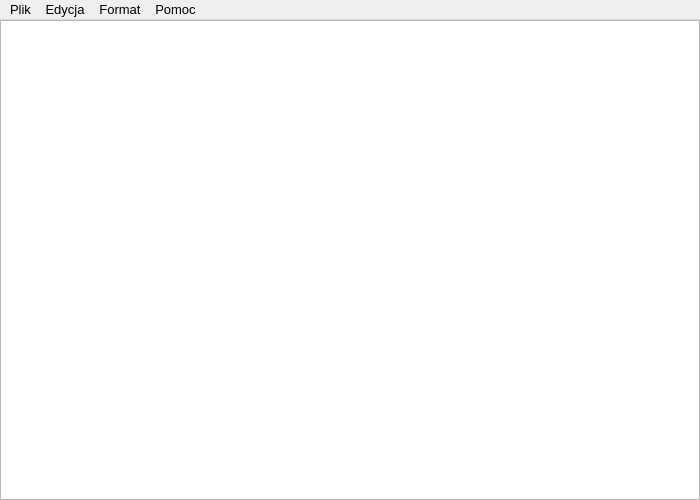
<?xml version="1.0" encoding="UTF-8"?>
<ui version="4.0">
 <class>Notepad</class>
 <widget class="QMainWindow" name="Notepad">
  <property name="geometry">
   <rect>
    <x>0</x>
    <y>0</y>
    <width>700</width>
    <height>500</height>
   </rect>
  </property>
  <property name="sizePolicy">
   <sizepolicy hsizetype="Expanding" vsizetype="Expanding">
    <horstretch>0</horstretch>
    <verstretch>0</verstretch>
   </sizepolicy>
  </property>
  <property name="font">
   <font>
    <pointsize>10</pointsize>
   </font>
  </property>
  <property name="windowTitle">
   <string>Notepad</string>
  </property>
  <property name="windowIcon">
   <iconset resource="../resources/resources.qrc">
    <normaloff>:/icons/notepad.svg</normaloff>:/icons/notepad.svg</iconset>
  </property>
  <widget class="QWidget" name="centralWidget">
   <layout class="QGridLayout" name="gridLayout">
    <property name="leftMargin">
     <number>0</number>
    </property>
    <property name="topMargin">
     <number>0</number>
    </property>
    <property name="rightMargin">
     <number>0</number>
    </property>
    <property name="bottomMargin">
     <number>0</number>
    </property>
    <item row="0" column="0">
     <widget class="QTextEdit" name="textEdit">
      <property name="enabled">
       <bool>true</bool>
      </property>
     </widget>
    </item>
   </layout>
  </widget>
  <widget class="QMenuBar" name="menuBar">
   <property name="geometry">
    <rect>
     <x>0</x>
     <y>0</y>
     <width>700</width>
     <height>29</height>
    </rect>
   </property>
   <property name="font">
    <font>
     <pointsize>10</pointsize>
    </font>
   </property>
   <widget class="QMenu" name="menuFile">
    <property name="font">
     <font>
      <pointsize>10</pointsize>
     </font>
    </property>
    <property name="title">
     <string>Plik</string>
    </property>
    <addaction name="actionNew"/>
    <addaction name="actionOpen"/>
    <addaction name="actionSave"/>
    <addaction name="actionSaveAs"/>
    <addaction name="separator"/>
    <addaction name="actionPrinter"/>
    <addaction name="separator"/>
    <addaction name="actionExit"/>
   </widget>
   <widget class="QMenu" name="menuEdition">
    <property name="font">
     <font>
      <pointsize>10</pointsize>
     </font>
    </property>
    <property name="title">
     <string>Edycja</string>
    </property>
    <addaction name="actionUndo"/>
    <addaction name="actionRedo"/>
    <addaction name="separator"/>
    <addaction name="actionCopy"/>
    <addaction name="actionCut"/>
    <addaction name="actionPaste"/>
    <addaction name="actionDeleteSelectedText"/>
    <addaction name="separator"/>
    <addaction name="actionSelectAll"/>
   </widget>
   <widget class="QMenu" name="menuFormat">
    <property name="font">
     <font>
      <pointsize>10</pointsize>
     </font>
    </property>
    <property name="title">
     <string>Format</string>
    </property>
    <widget class="QMenu" name="menuTextAlign">
     <property name="title">
      <string>Wyrównanie</string>
     </property>
     <property name="icon">
      <iconset resource="../resources/resources.qrc">
       <normaloff>:/icons/align.svg</normaloff>:/icons/align.svg</iconset>
     </property>
     <addaction name="actionToLeft"/>
     <addaction name="actionToCenter"/>
     <addaction name="actionToRight"/>
     <addaction name="actionJustification"/>
    </widget>
    <widget class="QMenu" name="menuLineSpacing">
     <property name="title">
      <string>Interlinia</string>
     </property>
     <property name="icon">
      <iconset resource="../resources/resources.qrc">
       <normaloff>:/icons/line-spacing.svg</normaloff>:/icons/line-spacing.svg</iconset>
     </property>
     <addaction name="actionLineSpacing1_0"/>
     <addaction name="actionLineSpacing1_15"/>
     <addaction name="actionLineSpacing1_5"/>
     <addaction name="actionLineSpacing2_0"/>
     <addaction name="actionLineSpacing2_5"/>
     <addaction name="actionLineSpacing3_0"/>
    </widget>
    <addaction name="actionBackgroundColor"/>
    <addaction name="actionTextColor"/>
    <addaction name="actionFont"/>
    <addaction name="menuTextAlign"/>
    <addaction name="menuLineSpacing"/>
   </widget>
   <widget class="QMenu" name="menuHelp">
    <property name="font">
     <font>
      <pointsize>10</pointsize>
     </font>
    </property>
    <property name="title">
     <string>Pomoc</string>
    </property>
    <addaction name="actionAboutAuthor"/>
   </widget>
   <addaction name="menuFile"/>
   <addaction name="menuEdition"/>
   <addaction name="menuFormat"/>
   <addaction name="menuHelp"/>
  </widget>
  <action name="actionUndo">
   <property name="icon">
    <iconset resource="../resources/resources.qrc">
     <normaloff>:/icons/undo.svg</normaloff>:/icons/undo.svg</iconset>
   </property>
   <property name="text">
    <string>Cofnij</string>
   </property>
   <property name="font">
    <font>
     <pointsize>10</pointsize>
    </font>
   </property>
   <property name="shortcut">
    <string>Ctrl+Z</string>
   </property>
  </action>
  <action name="actionRedo">
   <property name="icon">
    <iconset resource="../resources/resources.qrc">
     <normaloff>:/icons/redo.svg</normaloff>:/icons/redo.svg</iconset>
   </property>
   <property name="text">
    <string>Powtórz</string>
   </property>
   <property name="font">
    <font>
     <pointsize>10</pointsize>
    </font>
   </property>
   <property name="shortcut">
    <string>Ctrl+R</string>
   </property>
  </action>
  <action name="actionCopy">
   <property name="icon">
    <iconset resource="../resources/resources.qrc">
     <normaloff>:/icons/copy.svg</normaloff>:/icons/copy.svg</iconset>
   </property>
   <property name="text">
    <string>Kopiuj</string>
   </property>
   <property name="font">
    <font>
     <pointsize>10</pointsize>
    </font>
   </property>
   <property name="shortcut">
    <string>Ctrl+C</string>
   </property>
  </action>
  <action name="actionCut">
   <property name="icon">
    <iconset resource="../resources/resources.qrc">
     <normaloff>:/icons/cut.svg</normaloff>:/icons/cut.svg</iconset>
   </property>
   <property name="text">
    <string>Wytnij</string>
   </property>
   <property name="font">
    <font>
     <pointsize>10</pointsize>
    </font>
   </property>
   <property name="shortcut">
    <string>Ctrl+Z</string>
   </property>
  </action>
  <action name="actionPaste">
   <property name="icon">
    <iconset resource="../resources/resources.qrc">
     <normaloff>:/icons/paste.svg</normaloff>:/icons/paste.svg</iconset>
   </property>
   <property name="text">
    <string>Wklej</string>
   </property>
   <property name="font">
    <font>
     <pointsize>10</pointsize>
    </font>
   </property>
   <property name="shortcut">
    <string>Ctrl+V</string>
   </property>
  </action>
  <action name="actionDeleteSelectedText">
   <property name="icon">
    <iconset resource="../resources/resources.qrc">
     <normaloff>:/icons/delete.svg</normaloff>:/icons/delete.svg</iconset>
   </property>
   <property name="text">
    <string>Usuń zaznaczony tekst</string>
   </property>
   <property name="font">
    <font>
     <pointsize>10</pointsize>
    </font>
   </property>
   <property name="shortcut">
    <string>Del</string>
   </property>
  </action>
  <action name="actionSelectAll">
   <property name="icon">
    <iconset resource="../resources/resources.qrc">
     <normaloff>:/icons/select-text.svg</normaloff>:/icons/select-text.svg</iconset>
   </property>
   <property name="text">
    <string>Zaznacz wszystko</string>
   </property>
   <property name="font">
    <font>
     <pointsize>10</pointsize>
    </font>
   </property>
   <property name="shortcut">
    <string>Ctrl+A</string>
   </property>
  </action>
  <action name="actionAboutAuthor">
   <property name="icon">
    <iconset resource="../resources/resources.qrc">
     <normaloff>:/icons/author.svg</normaloff>:/icons/author.svg</iconset>
   </property>
   <property name="text">
    <string>O autorze</string>
   </property>
   <property name="font">
    <font>
     <pointsize>10</pointsize>
    </font>
   </property>
   <property name="shortcut">
    <string>Shift+I</string>
   </property>
  </action>
  <action name="actionBackgroundColor">
   <property name="icon">
    <iconset resource="../resources/resources.qrc">
     <normaloff>:/icons/background-color.svg</normaloff>:/icons/background-color.svg</iconset>
   </property>
   <property name="text">
    <string>Kolor tła</string>
   </property>
   <property name="font">
    <font>
     <pointsize>10</pointsize>
    </font>
   </property>
   <property name="shortcut">
    <string>Shift+B</string>
   </property>
  </action>
  <action name="actionTextColor">
   <property name="icon">
    <iconset resource="../resources/resources.qrc">
     <normaloff>:/icons/text-color.svg</normaloff>:/icons/text-color.svg</iconset>
   </property>
   <property name="text">
    <string>Kolor tekstu</string>
   </property>
   <property name="font">
    <font>
     <pointsize>10</pointsize>
    </font>
   </property>
   <property name="shortcut">
    <string>Shift+T</string>
   </property>
  </action>
  <action name="actionNew">
   <property name="icon">
    <iconset resource="../resources/resources.qrc">
     <normaloff>:/icons/new-file.svg</normaloff>:/icons/new-file.svg</iconset>
   </property>
   <property name="text">
    <string>Nowy</string>
   </property>
   <property name="font">
    <font>
     <pointsize>10</pointsize>
    </font>
   </property>
   <property name="shortcut">
    <string>Ctrl+N</string>
   </property>
  </action>
  <action name="actionOpen">
   <property name="icon">
    <iconset resource="../resources/resources.qrc">
     <normaloff>:/icons/open.svg</normaloff>:/icons/open.svg</iconset>
   </property>
   <property name="text">
    <string>Otwórz...</string>
   </property>
   <property name="font">
    <font>
     <pointsize>10</pointsize>
    </font>
   </property>
   <property name="shortcut">
    <string>Ctrl+O</string>
   </property>
  </action>
  <action name="actionSave">
   <property name="icon">
    <iconset resource="../resources/resources.qrc">
     <normaloff>:/icons/save.svg</normaloff>:/icons/save.svg</iconset>
   </property>
   <property name="text">
    <string>Zapisz</string>
   </property>
   <property name="font">
    <font>
     <pointsize>10</pointsize>
    </font>
   </property>
   <property name="shortcut">
    <string>Ctrl+S</string>
   </property>
  </action>
  <action name="actionSaveAs">
   <property name="icon">
    <iconset resource="../resources/resources.qrc">
     <normaloff>:/icons/save-as.svg</normaloff>:/icons/save-as.svg</iconset>
   </property>
   <property name="text">
    <string>Zapisz jako...</string>
   </property>
   <property name="font">
    <font>
     <pointsize>10</pointsize>
    </font>
   </property>
   <property name="shortcut">
    <string>Ctrl+Shift+S</string>
   </property>
  </action>
  <action name="actionExit">
   <property name="icon">
    <iconset resource="../resources/resources.qrc">
     <normaloff>:/icons/exit.svg</normaloff>:/icons/exit.svg</iconset>
   </property>
   <property name="text">
    <string>Zakończ</string>
   </property>
   <property name="font">
    <font>
     <pointsize>10</pointsize>
    </font>
   </property>
   <property name="shortcut">
    <string>Ctrl+X</string>
   </property>
  </action>
  <action name="actionPrinter">
   <property name="icon">
    <iconset resource="../resources/resources.qrc">
     <normaloff>:/icons/print.svg</normaloff>:/icons/print.svg</iconset>
   </property>
   <property name="text">
    <string>Drukuj...</string>
   </property>
   <property name="font">
    <font>
     <pointsize>10</pointsize>
    </font>
   </property>
   <property name="shortcut">
    <string>Ctrl+P</string>
   </property>
  </action>
  <action name="actionFont">
   <property name="icon">
    <iconset resource="../resources/resources.qrc">
     <normaloff>:/icons/font.svg</normaloff>:/icons/font.svg</iconset>
   </property>
   <property name="text">
    <string>Czcionka</string>
   </property>
   <property name="font">
    <font>
     <pointsize>10</pointsize>
    </font>
   </property>
   <property name="shortcut">
    <string>Shift+F</string>
   </property>
  </action>
  <action name="actionToLeft">
   <property name="icon">
    <iconset resource="../resources/resources.qrc">
     <normaloff>:/icons/left-alignment.svg</normaloff>:/icons/left-alignment.svg</iconset>
   </property>
   <property name="text">
    <string>Do lewej</string>
   </property>
   <property name="font">
    <font>
     <pointsize>10</pointsize>
    </font>
   </property>
   <property name="shortcut">
    <string>Ctrl+L</string>
   </property>
  </action>
  <action name="actionToCenter">
   <property name="icon">
    <iconset resource="../resources/resources.qrc">
     <normaloff>:/icons/center-alignment.svg</normaloff>:/icons/center-alignment.svg</iconset>
   </property>
   <property name="text">
    <string>Do środka</string>
   </property>
   <property name="font">
    <font>
     <pointsize>10</pointsize>
    </font>
   </property>
   <property name="shortcut">
    <string>Ctrl+C</string>
   </property>
  </action>
  <action name="actionToRight">
   <property name="icon">
    <iconset resource="../resources/resources.qrc">
     <normaloff>:/icons/right-alignment.svg</normaloff>:/icons/right-alignment.svg</iconset>
   </property>
   <property name="text">
    <string>Do prawej</string>
   </property>
   <property name="font">
    <font>
     <pointsize>10</pointsize>
    </font>
   </property>
   <property name="shortcut">
    <string>Ctrl+R</string>
   </property>
  </action>
  <action name="actionJustification">
   <property name="icon">
    <iconset resource="../resources/resources.qrc">
     <normaloff>:/icons/justify.svg</normaloff>:/icons/justify.svg</iconset>
   </property>
   <property name="text">
    <string>Wyjustuj</string>
   </property>
   <property name="font">
    <font>
     <pointsize>10</pointsize>
    </font>
   </property>
   <property name="shortcut">
    <string>Ctrl+J</string>
   </property>
  </action>
  <action name="actionLineSpacing1_0">
   <property name="text">
    <string>1,0</string>
   </property>
  </action>
  <action name="actionLineSpacing1_15">
   <property name="text">
    <string>1,15</string>
   </property>
  </action>
  <action name="actionLineSpacing1_5">
   <property name="text">
    <string>1,5</string>
   </property>
  </action>
  <action name="actionLineSpacing2_0">
   <property name="text">
    <string>2,0</string>
   </property>
  </action>
  <action name="actionLineSpacing2_5">
   <property name="text">
    <string>2,5</string>
   </property>
  </action>
  <action name="actionLineSpacing3_0">
   <property name="text">
    <string>3,0</string>
   </property>
  </action>
 </widget>
 <layoutdefault spacing="6" margin="11"/>
 <resources>
  <include location="../resources/resources.qrc"/>
 </resources>
 <connections/>
</ui>
